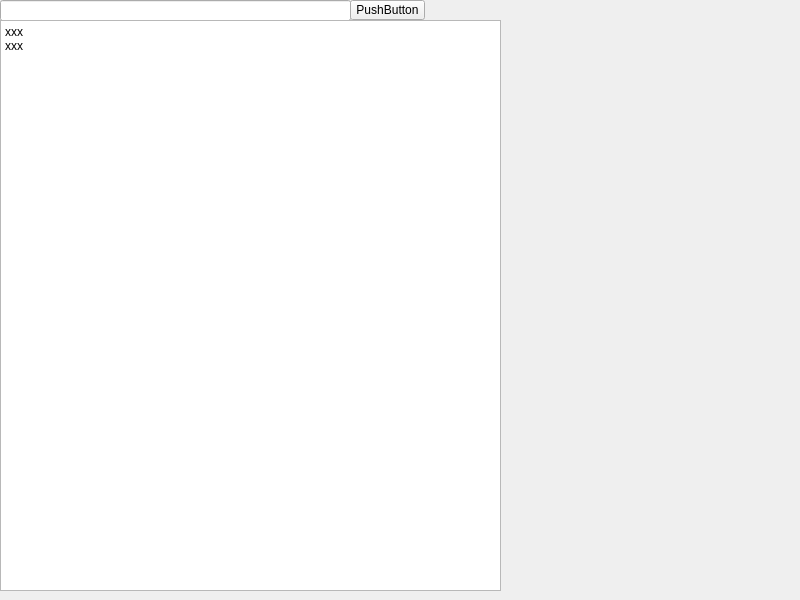
<?xml version="1.0" encoding="UTF-8"?>
<ui version="4.0">
 <class>MainWindow</class>
 <widget class="QMainWindow" name="MainWindow">
  <property name="geometry">
   <rect>
    <x>0</x>
    <y>0</y>
    <width>800</width>
    <height>600</height>
   </rect>
  </property>
  <property name="windowTitle">
   <string>MainWindow</string>
  </property>
  <widget class="QWidget" name="centralWidget">
   <widget class="QLineEdit" name="lineEdit">
    <property name="geometry">
     <rect>
      <x>0</x>
      <y>0</y>
      <width>351</width>
      <height>21</height>
     </rect>
    </property>
   </widget>
   <widget class="QPushButton" name="pushButton">
    <property name="geometry">
     <rect>
      <x>350</x>
      <y>0</y>
      <width>75</width>
      <height>20</height>
     </rect>
    </property>
    <property name="text">
     <string>PushButton</string>
    </property>
   </widget>
   <widget class="QTextEdit" name="textEdit">
    <property name="geometry">
     <rect>
      <x>0</x>
      <y>20</y>
      <width>501</width>
      <height>571</height>
     </rect>
    </property>
    <property name="html">
     <string>&lt;!DOCTYPE HTML PUBLIC &quot;-//W3C//DTD HTML 4.0//EN&quot; &quot;http://www.w3.org/TR/REC-html40/strict.dtd&quot;&gt;
&lt;html&gt;&lt;head&gt;&lt;meta name=&quot;qrichtext&quot; content=&quot;1&quot; /&gt;&lt;style type=&quot;text/css&quot;&gt;
p, li { white-space: pre-wrap; }
&lt;/style&gt;&lt;/head&gt;&lt;body style=&quot; font-family:'SimSun'; font-size:9pt; font-weight:400; font-style:normal;&quot;&gt;
&lt;p style=&quot; margin-top:0px; margin-bottom:0px; margin-left:0px; margin-right:0px; -qt-block-indent:0; text-indent:0px;&quot;&gt;xxx&lt;/p&gt;
&lt;p style=&quot; margin-top:0px; margin-bottom:0px; margin-left:0px; margin-right:0px; -qt-block-indent:0; text-indent:0px;&quot;&gt;xxx&lt;/p&gt;&lt;/body&gt;&lt;/html&gt;</string>
    </property>
   </widget>
  </widget>
 </widget>
 <resources/>
 <connections/>
</ui>
